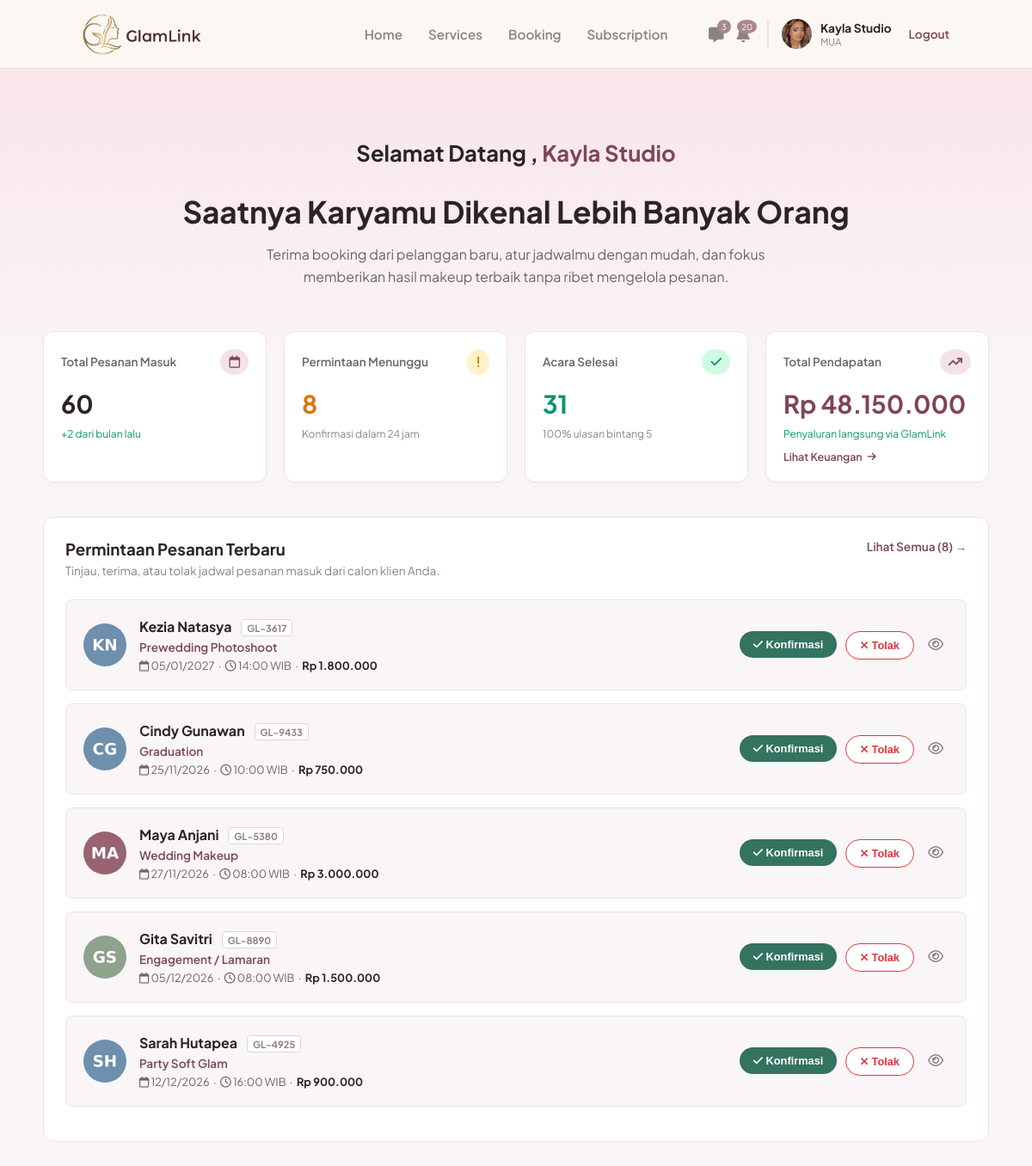
The app's page /mua/index.php (signed in) with its own data.
### tables this page shows
CREATE TABLE `users` (
  `id_user` int(11) NOT NULL,
  `nama` varchar(100) NOT NULL,
  `email` varchar(100) NOT NULL,
  `nomor_telepon` varchar(20) DEFAULT NULL,
  `nama_brand` varchar(150) DEFAULT NULL,
  `bio` text DEFAULT NULL,
  `lokasi` varchar(150) DEFAULT NULL,
  `foto_profil` varchar(255) DEFAULT NULL,
  `password` varchar(255) NOT NULL,
  `role` enum('mua','pelanggan','admin') NOT NULL,
  `dibuat_pada` timestamp NOT NULL DEFAULT current_timestamp(),
  `status_verifikasi` enum('pending','approved','rejected') NOT NULL DEFAULT 'approved',
  `alasan_tolak` varchar(255) DEFAULT NULL
);

CREATE TABLE `bookings` (
  `id_booking` int(11) NOT NULL,
  `no_invoice` varchar(20) NOT NULL,
  `id_mua` int(11) NOT NULL,
  `id_pelanggan` int(11) NOT NULL,
  `id_layanan` int(11) NOT NULL,
  `tanggal_booking` date NOT NULL,
  `waktu_booking` time NOT NULL,
  `lokasi_acara` varchar(255) DEFAULT NULL,
  `catatan` text DEFAULT NULL,
  `total_harga` int(11) NOT NULL,
  `status` enum('menunggu','dikonfirmasi','selesai','ditolak') NOT NULL DEFAULT 'menunggu',
  `is_mua_done` tinyint(1) DEFAULT 0,
  `is_client_done` tinyint(1) DEFAULT 0,
  `foto_dokumentasi` varchar(255) DEFAULT NULL,
  `rating` int(1) DEFAULT NULL,
  `ulasan` text DEFAULT NULL,
  `created_at` timestamp NOT NULL DEFAULT current_timestamp(),
  `nama_acara` varchar(150) DEFAULT NULL,
  `jenis_acara` varchar(50) DEFAULT NULL,
  `kota_acara` varchar(50) DEFAULT NULL,
  `biaya_platform` int(11) NOT NULL DEFAULT 0,
  `metode_bayar` varchar(50) DEFAULT NULL,
  `dibayar_pada` timestamp NULL DEFAULT NULL,
  `dibatalkan_oleh` enum('klien','mua') DEFAULT NULL,
  `dibatalkan_pada` timestamp NULL DEFAULT NULL
);

CREATE TABLE `services` (
  `id_service` int(11) NOT NULL,
  `id_mua` int(11) NOT NULL,
  `nama_layanan` varchar(150) NOT NULL,
  `kategori` varchar(100) DEFAULT NULL,
  `harga` decimal(10,2) NOT NULL,
  `durasi` varchar(50) DEFAULT NULL,
  `deskripsi` text DEFAULT NULL,
  `fasilitas` text DEFAULT NULL
);

### mua/index.php (the view, shortened to what the rows shown need)
<?php
require __DIR__ . '/../includes/auth_mua.php';
$query_profil = mysqli_query($koneksi, "SELECT * FROM users WHERE id_user = '$id_mua'") or die('Error Profil');
$profil = mysqli_fetch_assoc($query_profil);
$query_bookings = mysqli_query($koneksi, "
    SELECT b.*, u.nama AS nama_klien, u.foto_profil AS foto_klien, u.nomor_telepon, s.nama_layanan
    FROM bookings b
    LEFT JOIN users u ON b.id_pelanggan = u.id_user
    LEFT JOIN services s ON b.id_layanan = s.id_service
    WHERE b.id_mua = '$id_mua' AND b.status = 'menunggu'
    ORDER BY b.created_at DESC LIMIT 5
");
$bookings = [];
if ($query_bookings) {
    while ($row = mysqli_fetch_assoc($query_bookings)) {
        $bookings[] = $row;
    }
}
?>
<!DOCTYPE html>
<html lang="id">
<head>
    <link rel="stylesheet" href="https://cdnjs.cloudflare.com/ajax/libs/font-awesome/6.4.0/css/all.min.css">
    <link rel="stylesheet" href="../assets/css/navbar.css">
    <link rel="stylesheet" href="../assets/css/mua_dashboard.css">
    <link rel="stylesheet" href="../assets/css/mua_ui.css">
</head>
<body>
    <?php include '../navbar.php'; ?>
    <main class="dashboard-main">
        <section class="hero-header">
            <h2>Selamat Datang , <span><?php echo htmlspecialchars($profil['nama_brand'] ?? 'MUA'); ?></span></h2>
            <h1>Saatnya Karyamu Dikenal Lebih Banyak Orang</h1>
        </section>
        <section class="recent-bookings">
            <div class="booking-list">
                <?php if (count($bookings) > 0): ?>
                    <?php foreach ($bookings as $bk): ?>
                        <div class="booking-item">
                            <div class="client-info">
                                <img src="../assets/img/<?php echo htmlspecialchars($bk['foto_klien'] ?? 'default.jpg'); ?>" alt="Klien">
                                <div class="client-details">
                                    <h4><?php echo htmlspecialchars($bk['nama_klien']); ?> <span class="invoice-badge"><?php echo htmlspecialchars($bk['no_invoice']); ?></span></h4>
                                    <p class="service-name"><?php echo htmlspecialchars($bk['nama_layanan']); ?></p>
                                    <p class="booking-meta">
                                        <i class="fa-regular fa-calendar"></i> <?php echo date('d/m/Y', strtotime($bk['tanggal_booking'])); ?> &nbsp;&middot;&nbsp;
                                        <i class="fa-regular fa-clock"></i> <?php echo date('H:i', strtotime($bk['waktu_booking'])); ?> WIB &nbsp;&middot;&nbsp;
                                        <span class="price-bold">Rp <?php echo number_format($bk['total_harga'], 0, ',', '.'); ?></span>
                                    </p>
                                </div>
                            </div>
                            <div class="booking-actions">
                                <form method="POST" style="display:inline; margin:0;">
                                    <button type="submit" name="terima_pesanan" class="btn-confirm"><i class="fa-solid fa-check"></i> Konfirmasi</button>
                                </form>
                                <form method="POST" style="display:inline; margin:0;">
                                    <button type="submit" name="tolak_pesanan" class="btn-reject"><i class="fa-solid fa-xmark"></i> Tolak</button>
                                </form>
                                <button class="btn-view" onclick="openModal('modal-<?php echo $bk['id_booking']; ?>')"><i class="fa-regular fa-eye"></i></button>
                            </div>
                        </div>
                    <?php endforeach; ?>
                <?php else: ?>
                    <p class="empty-state">Tidak ada permintaan pesanan baru.</p>
                <?php endif; ?>
            </div>
        </section>
    </main>
</body>
</html>

### navbar.php (shortened to what the rows shown need)
<?php
$path_prefix = in_array(basename(dirname($_SERVER['PHP_SELF'])), ['mua', 'klien']) ? '../' : '';
$nav_logged_in = isset($_SESSION['status_login']) && $_SESSION['status_login'] == true;
$nav_role = isset($_SESSION['role']) ? $_SESSION['role'] : '';
if ($nav_logged_in && in_array($nav_role, ['mua', 'pelanggan']) && isset($koneksi)) {
    $id_mua_nav = $_SESSION['id_user'];
    $nav_query = mysqli_query($koneksi, "SELECT nama, nama_brand, foto_profil, status_verifikasi FROM users WHERE id_user = '$id_mua_nav'");
    $nav_profil = mysqli_fetch_assoc($nav_query);
}
?>
<header class="navbar">
    <?php if (!$nav_logged_in): ?>
        <div class="nav-links">
            <a href="<?php echo $path_prefix; ?>login.php" class="btn-text">Masuk</a>
            <a href="<?php echo $path_prefix; ?>login.php" class="btn-outline nav-mua">Masuk Sebagai MUA</a>
            <a href="<?php echo $path_prefix; ?>register.php" class="btn-filled">Daftar</a>
        </div>
    <?php elseif ($nav_role == 'mua'): ?>
        <?php if (($nav_profil['status_verifikasi'] ?? 'approved') === 'approved'): ?>
        <div class="nav-menu-mua">
            <a href="<?php echo $path_prefix; ?>mua/index.php">Home</a>
            <a href="<?php echo $path_prefix; ?>mua/services.php">Services</a>
            <a href="<?php echo $path_prefix; ?>mua/booking.php">Booking</a>
            <a href="<?php echo $path_prefix; ?>mua/subscription.php">Subscription</a>
        </div>
        <?php endif; ?>
        <div class="nav-profile-mua">
            <div class="nav-icons">
                <?php
                require_once __DIR__ . '/includes/chat.php';
                $nav_chat_baru = (($koneksi ?? null) instanceof mysqli) ? chat_belum_dibaca($koneksi, (int)$_SESSION['id_user']) : 0;
                ?>
                <a href="<?php echo $path_prefix; ?>mua/chat.php" class="icon-btn" title="Chat">
                    <i class="fa-solid fa-message"></i>
                    <span class="badge" id="navChatBadge" <?php echo $nav_chat_baru ? '' : 'hidden'; ?>><?php echo $nav_chat_baru > 99 ? '99+' : $nav_chat_baru; ?></span>
                </a>
                <?php
                require_once __DIR__ . '/includes/mua_notifikasi.php';
                $nav_notif_baru = isset($koneksi) ? mua_notif_jumlah_baru($koneksi, (int)$_SESSION['id_user']) : 0;
                ?>
                <a href="<?php echo $path_prefix; ?>mua/notifikasi.php" class="icon-btn" title="Notifikasi">
                    <i class="fa-solid fa-bell"></i>
                    <span class="badge" id="navNotifBadge" <?php echo $nav_notif_baru ? '' : 'hidden'; ?>><?php echo $nav_notif_baru > 99 ? '99+' : $nav_notif_baru; ?></span>
                </a>
            </div>
            <a href="<?php echo $path_prefix; ?>mua/profil.php" style="text-decoration:none;color:inherit;" title="Lihat & edit profil">
            <div class="profile-info">
                <?php if(!empty($nav_profil['foto_profil'])): ?>
                    <img src="<?php echo $path_prefix; ?>assets/img/<?php echo htmlspecialchars($nav_profil['foto_profil']); ?>" alt="Profile">
                <?php else: ?>
                    <div style="width:35px;height:35px;background:#e0d8da;border-radius:50%;display:flex;align-items:center;justify-content:center;color:#fff;font-size:0.8rem;"><i class="fa-solid fa-user"></i></div>
                <?php endif; ?>
                <div class="profile-text">
                    <span class="brand-name"><?php echo htmlspecialchars($nav_profil['nama_brand'] ?? 'Nama Brand'); ?></span>
                    <span class="role-text"><?php echo ($nav_profil['status_verifikasi'] ?? 'approved') === 'approved' ? 'MUA' : 'Belum terverifikasi'; ?></span>
                </div>
            </div>
            </a>
            <a href="<?php echo $path_prefix; ?>logout.php" class="logout-link">Logout</a>
        </div>
    <?php endif; ?>
</header>

### records on screen
users: foto_profil (picture), nama_brand "Kayla Studio"
bookings: id_pelanggan.foto_profil (picture), id_pelanggan.nama "Kezia Natasya", no_invoice "GL-3617", id_layanan.nama_layanan "Prewedding Photoshoot", tanggal_booking "05/01/2027", waktu_booking "14:00", total_harga "1.800.000"
bookings: id_pelanggan.foto_profil (picture), id_pelanggan.nama "Cindy Gunawan", no_invoice "GL-9433", id_layanan.nama_layanan "Graduation", tanggal_booking "25/11/2026", waktu_booking "10:00", total_harga "750.000"
bookings: id_pelanggan.foto_profil (picture), id_pelanggan.nama "Maya Anjani", no_invoice "GL-5380", id_layanan.nama_layanan "Wedding Makeup", tanggal_booking "27/11/2026", waktu_booking "08:00", total_harga "3.000.000"
bookings: id_pelanggan.foto_profil (picture), id_pelanggan.nama "Gita Savitri", no_invoice "GL-8890", id_layanan.nama_layanan "Engagement / Lamaran", tanggal_booking "05/12/2026", waktu_booking "08:00", total_harga "1.500.000"
bookings: id_pelanggan.foto_profil (picture), id_pelanggan.nama "Sarah Hutapea", no_invoice "GL-4925", id_layanan.nama_layanan "Party Soft Glam", tanggal_booking "12/12/2026", waktu_booking "16:00", total_harga "900.000"

### other values on screen
$nav_chat_baru "3"
$nav_notif_baru "20"
$stat_total "60"
$trend_text "+2 dari bulan lalu"
$stat_menunggu "8"
$stat_selesai "31"
